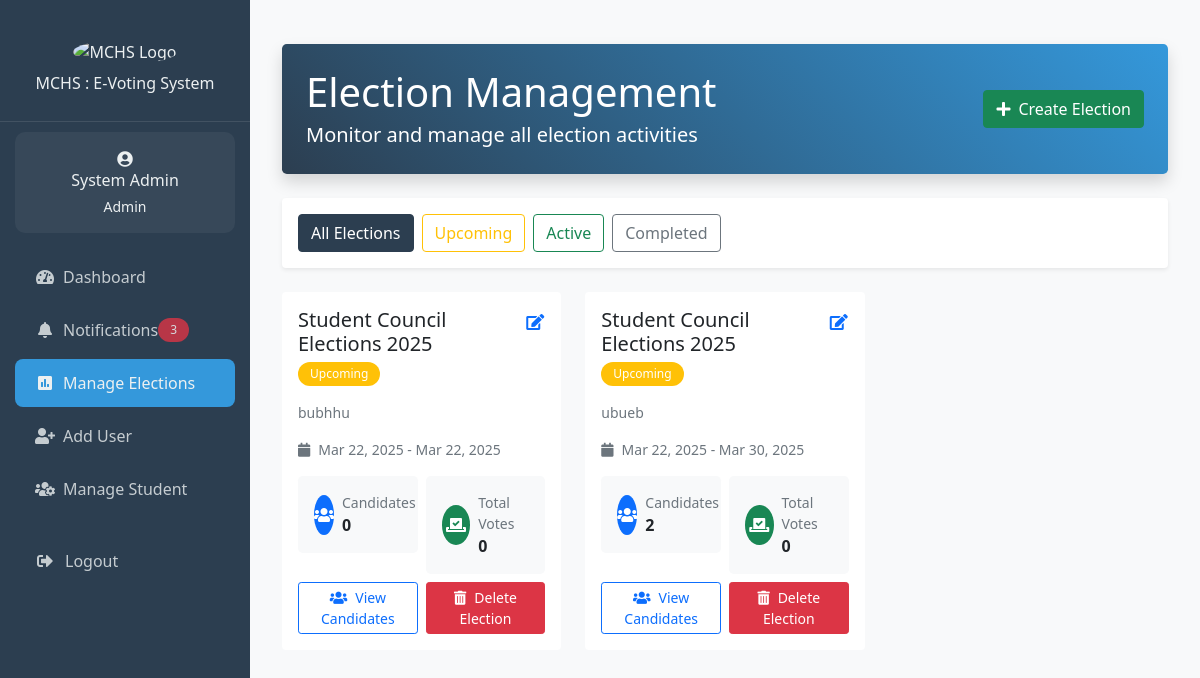
Page /admin/manage_elections.php (signed in) on the earlier database version.
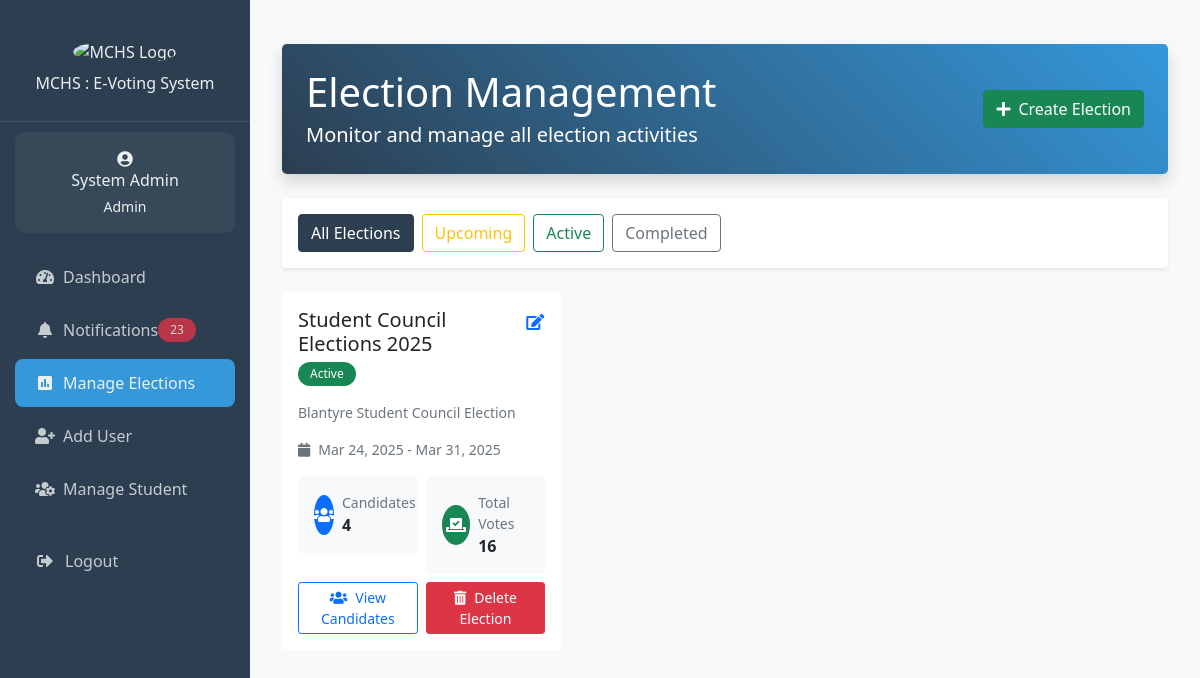
Same page on the later database version.
### tables this page shows
CREATE TABLE IF NOT EXISTS `elections` (
  `id` int NOT NULL AUTO_INCREMENT,
  `title` varchar(255) NOT NULL,
  `description` text,
  `branch` varchar(50) NOT NULL,
  `start_date` datetime NOT NULL,
  `end_date` datetime NOT NULL,
  `status` enum('upcoming','active','completed') DEFAULT 'upcoming',
  `created_by` int NOT NULL,
  `created_at` timestamp NULL DEFAULT CURRENT_TIMESTAMP,
  `updated_at` timestamp NULL DEFAULT CURRENT_TIMESTAMP ON UPDATE CURRENT_TIMESTAMP,
  `manual_status` tinyint(1) DEFAULT '0',
  PRIMARY KEY (`id`),
  UNIQUE KEY `unique_election` (`title`,`start_date`,`end_date`),
  KEY `created_by` (`created_by`)
);

### includes/notifications.php (called while the page is built, shortened)
<?php
if (!function_exists('get_unread_notifications_count')) {
    function get_unread_notifications_count($conn, $user_id = null) {
        try {
            $sql = "SELECT COUNT(*) FROM notifications WHERE is_read = FALSE";
            $params = [];
            $stmt = $conn->prepare($sql);
            $stmt->execute($params);
            return (int) $stmt->fetchColumn();
        } catch (PDOException $e) {
            error_log("Error getting unread notifications count: " . $e->getMessage());
            return 0;
        }
    }
}

### admin/manage_elections.php (the view, shortened to what the changed rows need)
<?php
require_once '../includes/header.php';
$stmt = $conn->prepare("
    SELECT
        e.*,
        COUNT(DISTINCT v.id) as total_votes,
        (
            SELECT COUNT(*)
            FROM nominations n
            WHERE n.election_id = e.id
            AND n.status = 'approved'
        ) as approved_candidates,
        (
            SELECT COUNT(*)
            FROM nominations n
            WHERE n.election_id = e.id
            AND n.status = 'pending'
        ) as pending_candidates,
        (
            SELECT COUNT(DISTINCT voter_id)
            FROM votes
            WHERE election_id = e.id
        ) as participating_students
    FROM elections e
    LEFT JOIN votes v ON e.id = v.election_id
    GROUP BY e.id
    ORDER BY e.start_date ASC
");
$stmt->execute();
$elections = $stmt->fetchAll();
?>
<!DOCTYPE html>
<html lang="en">
<head>
    <link href="https://cdn.tailwindcss.com" rel="stylesheet">
    <link href="https://cdnjs.cloudflare.com/ajax/libs/font-awesome/5.15.4/css/all.min.css" rel="stylesheet">
</head>
<body>
    <div class="container-fluid py-4">
        <div class="row mb-4">
            <div class="col-12">
                <div class="bg-gradient-primary text-white p-4 rounded-3 shadow">
                    <div class="d-flex justify-content-between align-items-center">
                        <div>
                            <h2 class="display-6 mb-1">Election Management</h2>
                        </div>
                    </div>
                </div>
            </div>
        </div>
        <div class="row g-4">
            <?php foreach ($elections as $election): ?>
            <div class="col-12 col-md-6 col-xl-4 election-card" data-status="<?php echo $election['status']; ?>">
                <div class="card h-100 border-0 shadow-hover">
                    <div class="card-body">
                        <div class="d-flex justify-content-between align-items-start mb-3">
                            <div>
                                <h5 class="card-title mb-1"><?php echo htmlspecialchars($election['title']); ?></h5>
                             <?php
$badge_class = 'warning';
if ($election['status'] === 'active') {
    $badge_class = 'success';
} elseif ($election['status'] === 'completed') {
    $badge_class = 'secondary';
} elseif ($election['status'] === 'upcoming') {
    $badge_class = 'warning';
}
?>
<span class="badge bg-<?php echo $badge_class; ?> rounded-pill">
    <?php echo ucfirst($election['status']); ?>
                            </div>
                            <div>
                                <button type="button" class="btn btn-link text-primary p-0"
                                        onclick="openEditModal(<?php echo htmlspecialchars(json_encode($election)); ?>)">
                                    <i class="fas fa-edit"></i>
                                </button>
                            </div>
                        </div>
                        <p class="card-text text-muted small mb-3">
                            <?php echo htmlspecialchars($election['description']); ?>
                        </p>
                        <div class="d-flex align-items-center text-muted small mb-3">
                            <i class="fas fa-calendar me-2"></i>
                            <span>
                                <?php echo date('M j, Y', strtotime($election['start_date'])); ?> -
                                <?php echo date('M j, Y', strtotime($election['end_date'])); ?>
                            </span>
                        </div>
                        <div class="row g-2">
                            <div class="col-6">
                                <div class="bg-light rounded-3 p-3">
                                    <div class="d-flex align-items-center">
                                        <div class="icon-box bg-primary text-white rounded-circle me-2">
                                            <i class="fas fa-users"></i>
                                        </div>
                                        <div>
                                            <div class="small text-muted">Candidates</div>
                                            <div class="fw-bold">
                                                <?php echo $election['approved_candidates']; ?>
                                            </div>
                                        </div>
                                    </div>
                                </div>
                            </div>
                            <div class="col-6">
                                <div class="bg-light rounded-3 p-3">
                                    <div class="d-flex align-items-center">
                                        <div class="icon-box bg-success text-white rounded-circle me-2">
                                            <i class="fas fa-vote-yea"></i>
                                        </div>
                                        <div>
                                            <div class="small text-muted">Total Votes</div>
                                            <div class="fw-bold"><?php echo number_format($election['total_votes'] ?? 0); ?></div>
                                        </div>
                                    </div>
                                </div>
                            </div>
                            <div class="col-6">
                                <a href="view_election.php?election_id=<?php echo $election['id']; ?>" class="btn btn-outline-primary btn-sm w-100">
                                    <i class="fas fa-users me-2"></i>View Candidates
                                </a>
                            </div>
                            <div class="col-6">
                                <form method="POST" class="d-inline" onsubmit="return confirm('Are you sure you want to delete this election? This action cannot be undone.');">
                                    <button type="submit" name="delete_election" class="btn btn-danger btn-sm w-100">
                                        <i class="fas fa-trash-alt me-2"></i>Delete Election
                                    </button>
                                </form>
                            </div>
                        </div>
                    </div>
                </div>
            </div>
            <?php endforeach; ?>
        </div>
    </div>
</body>
</html>
<?php require_once '../includes/footer.php'; ?>

### includes/sidebar-content.php (shortened to what the changed rows need)
<?php if (isset($user)): ?>
  <ul class="nav-menu">
    <?php if ($user['role'] === 'admin'): ?>
      <li class="nav-item">
        <a class="nav-link <?php echo $current_page === 'notifications.php' ? 'active' : ''; ?>"
           href="/e_voting_system/admin/notifications.php">
          <i class="fas fa-bell me-2"></i>Notifications
          <?php
          $unread_count = get_unread_notifications_count($conn);
          if ($unread_count > 0):
          ?>
            <span class="badge bg-danger rounded-pill">
              <?php echo $unread_count; ?>
            </span>
          <?php endif; ?>
        </a>
      </li>
    <?php endif; ?>
  </ul>
<?php endif; ?>

Differences in the rows shown:
removed elections: title "Student Council Elections 2025", status "Upcoming", description "bubhhu", start_date "Mar 22, 2025", end_date "Mar 22, 2025", approved_candidates "0", total_votes "0"
removed elections: title "Student Council Elections 2025", status "Upcoming", description "ubueb", start_date "Mar 22, 2025", end_date "Mar 30, 2025", approved_candidates "2", total_votes "0"
added elections: title "Student Council Elections 2025", status "Active", description "Blantyre Student Council Election", start_date "Mar 24, 2025", end_date "Mar 31, 2025", approved_candidates "4", total_votes "16"
Other differences:
$unread_count: "3" → "23"
